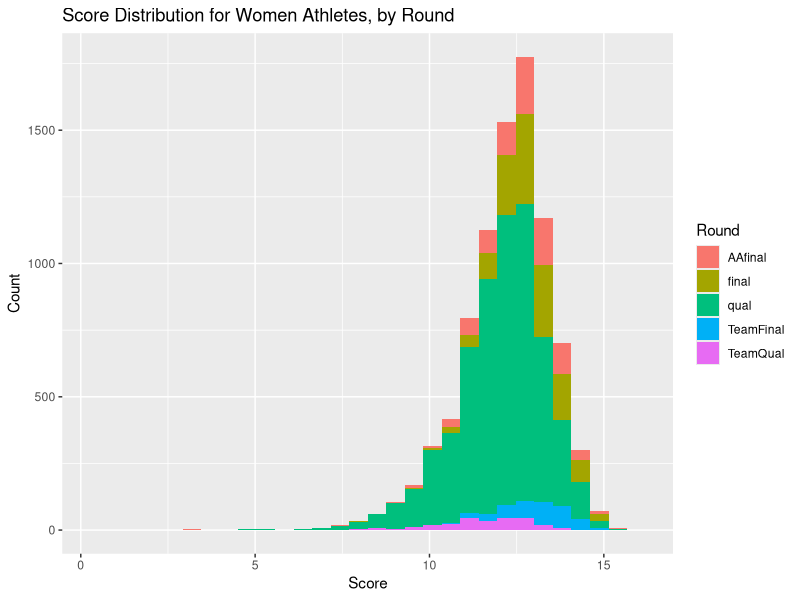
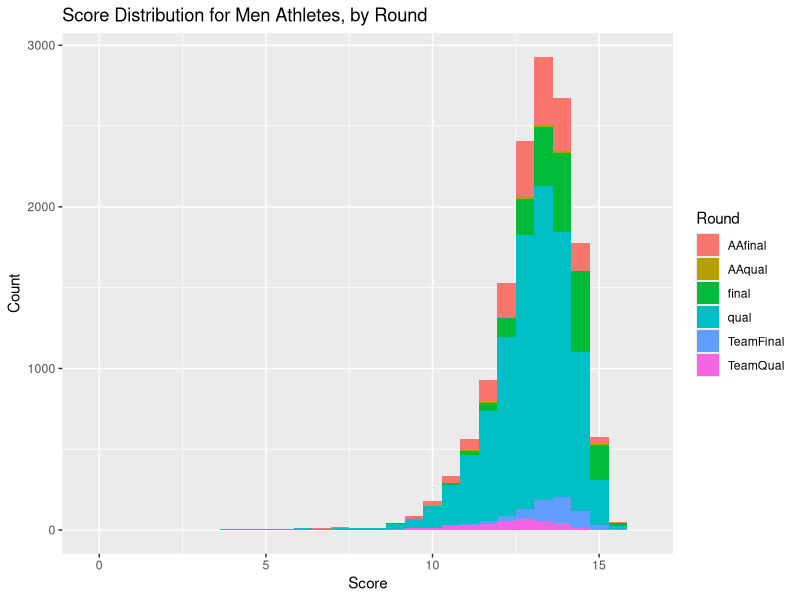
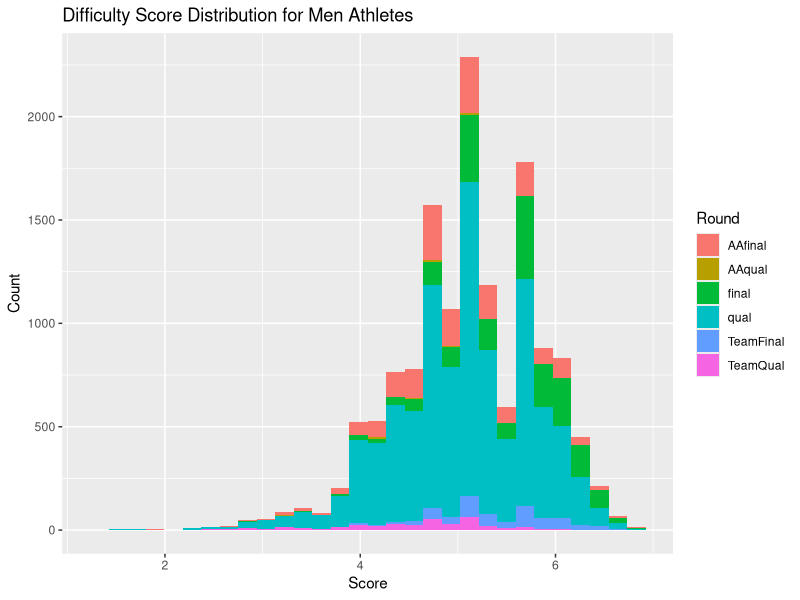
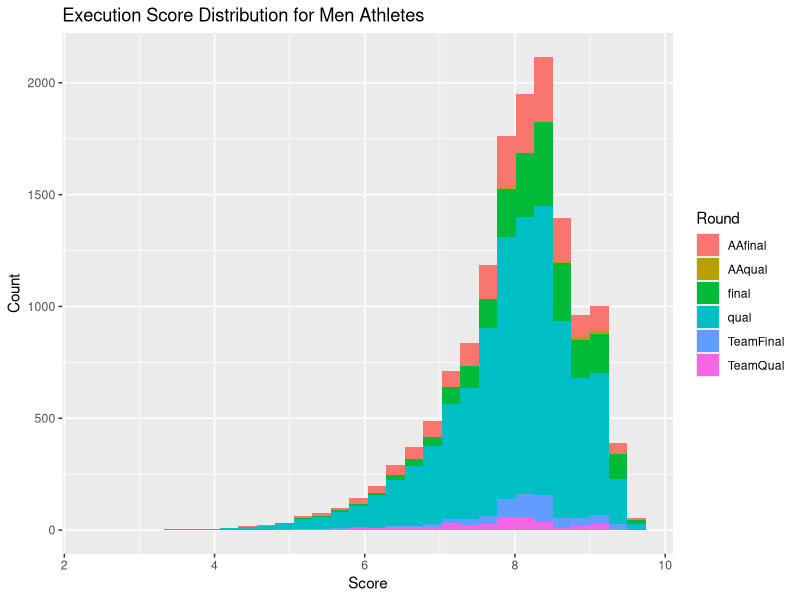
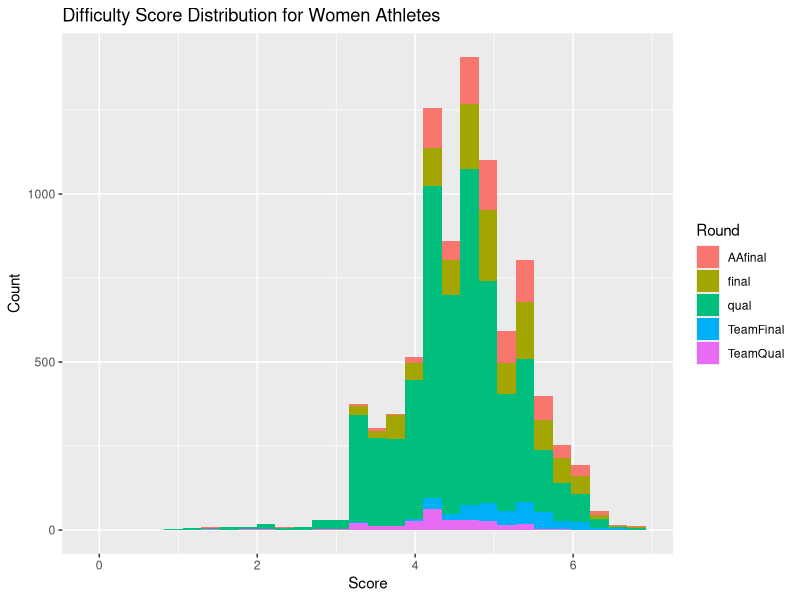
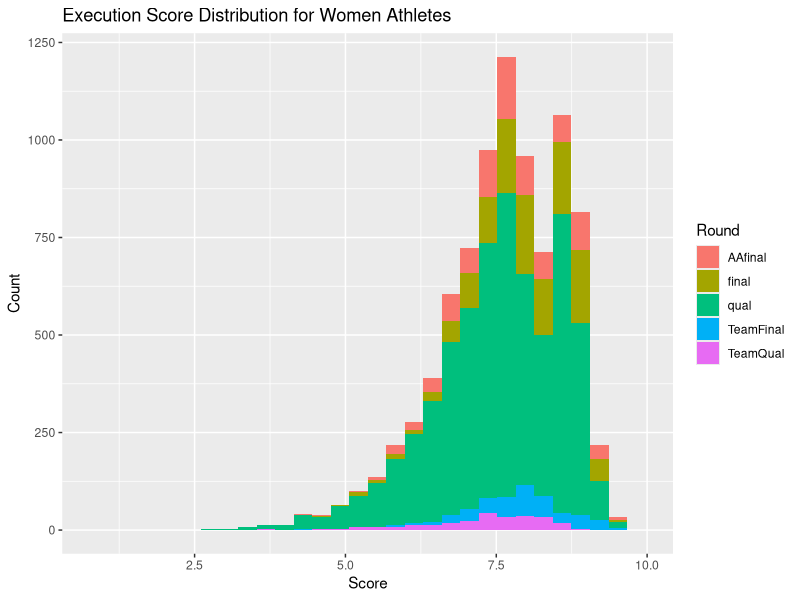

Here is the R script that generated these plots, in order:
## ---- chunk 1
knitr::opts_chunk$set(echo = FALSE)
## ---- chunk 2
# load in libraries
package_list <- c("tidyverse", "vroom", "stringr", "dplyr", "ggsci")

# load in packages
for (package_name in package_list) {
  if (!requireNamespace(package_name, quietly = TRUE)) {
    install.packages(package_name)
  }
  library(package_name, character.only = TRUE)
}

# load in data
df <- vroom("cleandata/data_2022_2023.csv")


## ---- chunk 3
# Clean up names to make sure there is unique name for each athlete.
# taking the first 'word' of the names to simplify
df <- df%>%
  mutate(first_name_only = word(FirstName, 1)) %>%
  mutate(last_name_only = word(LastName, 1))

# standardizing countries. Ex know Scotland and Wales all compete with England as Great Britain.
df_c <- df %>%
  mutate(
    clean_country = case_when(Country == "SCO" ~ "GBR", 
                              Country == "ENG" ~ "GBR", 
                              Country == "WAL" ~ "GBR",
                              Country == "SIN" ~ "SIG", 
                              Country == "GE1" ~ "GER", 
                              Country == "GE2" ~ "GER", 
                              Country == "NIR" ~ "GBR",
                              Country == "IOM" ~ "GBR", 
                              Country == "PUR" ~ "USA",
                              TRUE ~ Country
      
    )
  )

# Simplifying accents in names and dashes
replace_letters <- function(name){
  name <- gsub("Ö", "OE", name)
  name <- gsub("Ü", "U", name)
  name <- gsub("Ø", "O", name)
  name <- sub("-.*", "", name)
  name <- gsub("Ä", "AE", name)
  return(name)
}

standardize <- function(name){
  name <- iconv(name, "UTF-8", "ASCII//TRANSLIT")
  return (name)
}

# Applying accent cleaning function to dataframe's name columns.
df_c$first_name_only <- lapply(df_c$first_name_only, replace_letters)
df_c$last_name_only <- lapply(df_c$last_name_only, replace_letters)

df_c$first_name_only <- lapply(df_c$first_name_only, standardize)
df_c$last_name_only <- lapply(df_c$last_name_only, standardize) 


# mutate to create name variable comprising of both first and last name
df_c <- df_c %>%
  mutate(name = paste(first_name_only, last_name_only))

# Separating into two dataset of men and women's gymnastics
df_men_c <- df_c%>%
  filter(Gender == "m")

df_women_c <- df_c%>%
  filter(Gender == "w")

  
## ---- chunk 4
# Manual cleaning done on name for women's data
df_women_c <- df_women_c %>%
  mutate(
    clean_name = case_when(
      name == "Anna KONIG" ~ "Anna KOENIG",
      name == "Aberdeen O" ~ "Aberdeen O'DRISCOL", 
      name == "Christina KIOSO" ~ "Christina VASILOPOULOU",
      name == "Korkem YEROBSSYNKYZY" ~ "Korkem YERBOSSYNKYZY",
      name == "Larasati REGGANIS" ~ "Larasati RENGGANIS", 
      name == "Liu MAI" ~ "Mai LIU" ,
      name == "Melanie DE" ~ "Melanie DE JESUS", 
      name == "Melanie JESUS" ~ "Melanie DE JESUS", 
      name == "Milka ELPITIYA" ~ "Milka GEHANI", 
      name == "NA ELPITIYA" ~ "Milka GEHANI", 
      name == "Nika KUKULJAN" ~ "Nika FRLETA", 
      name == "Olivia MAFES" ~ "Olivia Kelly", 
      name == "Ruby EVAN" ~ "Ruby EVANS", 
      name == "Sasiwimion MUEANGPHUAN" ~ "Sasiwimon MUEANGPHUAN", 
      name == "Shade OORSCHOT" ~ "Shade VAN OORSCHOT",
      name == "Shade VAN" ~ "Shade VAN OORSCHOT", 
      name == "Vera VAN" ~ "Vera VAN POL", 
      name == "Vera POL"  ~ "Vera VAN POL", 
      name == "Wong VANESSA" ~ "Vanessa WONG", 
      name == "Zeina SHARAF" ~ "Zeina IBRAHIM", 
      name == "NA JESUS" ~ "Melanie DE JESUS",
      TRUE ~ name
    )
  )

# Manual cleaning done on country specifications for women's data
df_women_c <- df_women_c %>%
  mutate(
    clean_country = ifelse(clean_name == "Teja BELAK", "SLO", clean_country), 
    clean_country = ifelse(clean_name == "Naveen DARIES", "RSA", clean_country), 
    clean_country = ifelse(clean_name == "Madeleine MARSHALL", "NZL", clean_country)
  )

df_women_c <- df_women_c %>%
  filter(!is.na(first_name_only))

numeric_columns <- sapply(df_women_c, is.numeric)
df_women_c[numeric_columns][is.na(df_women_c[numeric_columns])] <- 0
## ---- chunk 5
# Manual cleaning done on name for men's data
df_men_c <- df_men_c %>%
  mutate(
    clean_name = case_when(
      name == "Mc ATEER" ~ "Ewan MCATEER",
      name == "Ewan MC" ~ "Ewan MCATEER", 
      name == "Mc CLENAGHAN" ~ "Rhys MCCLENAGHAN",
      name == "Rhys MC" ~ "Rhys MCCLENAGHAN",
      name == "Samual DICK" ~ "Samuel DICK",
      name == "William FU" ~ "William FUALLEN",
      name == "Jermain GRUNBERG" ~ "Jermain GRUENBERG", 
      name == "Rakah HARITHI" ~ "Rakan HARITHI",
      name == "Vinzenz HOCK" ~ "Vinzenz HOECK",
      name == "VInzenz HOECK" ~ "Vinzenz HOECK",
      name == "Mohamad KHALIL" ~ "Mohamed KHALIL",
      name == "Severin KRANZLMULLER" ~ "Severin KRANZLMUELLER",
      name == "NA KUMARASINGHEGE" ~ "Hansha KUMARASINGHEGE",
      name == "Manuel MARTINEZ" ~ "Jose MARTINEZ",
      name == "Felipe MARTINEZ" ~ "Andres MARTINEZ",
      name == "Clay MASON" ~ "Clay MASONSTEPHENS",
      name == "Dimitrijs MICKEVICS" ~ "Dmitrijs MICKEVICS",
      name == "Dmitry PATANIN" ~ "Dmitriy PATANIN",
      name == "NA SOUZA" ~ "Caio SOUZA",
      name == "Jann TIMBANG" ~ "Jan TIMBANG",
      name == "Kim VANSTROM" ~ "Kim VANSTROEM",
      name == "Sam ZAKUTNEY" ~ "Samuel ZAKUTNEY",
      TRUE ~ name
    )
  )

# Manual cleaning done on country specifications for men's data
df_men_c <- df_men_c %>%
  mutate(
    clean_country = ifelse(clean_name == "Ewan MCATEER", "IRL", clean_country), 
    clean_country = ifelse(clean_name == "Rhys MCCLENAGHAN", "IRL", clean_country), 
    clean_country = ifelse(clean_name == "Dominick CUNNINGHAM", "IRL", clean_country),
    clean_country = ifelse(clean_name == "Eamon MONTGOMERY", "IRL", clean_country),
    clean_country = ifelse(clean_name == "NIkita SIMONOV", "AZE", clean_country)
  )

df_men_c <- df_men_c %>%
  filter(!is.na(first_name_only))

numeric_columns <- sapply(df_men_c, is.numeric)
df_men_c[numeric_columns][is.na(df_men_c[numeric_columns])] <- 0

## ---- chunk 6
df_men_names <- df_men_c %>%
  distinct(last_name_only, first_name_only, clean_country, name)

## ---- chunk 7

unique(df_women_c$Competition)

df_women_c <- df_women_c %>%
  mutate(competition_number = case_when(
    Competition == "2022 Cottbus World Cup" ~ "1",
    Competition == "2022 Winter Cup" ~ "2",
    Competition == "2022 Doha World Cup" ~ "3",
    Competition == "2022 Cairo World Cup" ~ "4",
    Competition == "2022 British Gymnastics Championships" ~ "5",
    Competition == "2022 Varna World Challenge Cup" ~ "6",
    Competition == "2022 Baku World Cup" ~ "7",
    Competition == "2022 Osijek World Challenge Cup" ~ "8",
    Competition == "2022 9th Senior Artistic Gymnastics Asian Championships" ~ "9",
    Competition == "2022 Koper World Challenge Cup" ~ "10",
    Competition == "2022 U.S. Classic" ~ "11",
    Competition == "BIRMINGHAM 2022 Commonwealth Games" ~ "12",
    Competition == "2022 Senior European Championships" ~ "13",
    Competition == "2022 U.S. Championships" ~ "14",
    Competition == "2022 Paris World Challenge Cup" ~ "15",
    Competition == "2022 Szombathely World Challenge Cup" ~ "16",
    Competition == "2022 Mersin World Challenge Cup" ~ "17",
    Competition == "2022 51st FIG Artistic Gymnastics World Championships" ~ "18",
    Competition == "2023 Cottbus World Cup" ~ "19",
    Competition == "2023 Winter Cup" ~ "20",
    Competition == "2023 Doha World Cup" ~ "21",
    Competition == "2023 Baku World Cup" ~ "22",
    Competition == "EnBW DTB Pokal Team Challenge 2023" ~ "23",
    Competition == "2023 British Gymnastics Championships" ~ "24",
    Competition == "2023 Senior European Championships" ~ "25",
    Competition == "2023 Cairo World Cup" ~ "26",
    Competition == "2023 Varna World Challenge Cup" ~ "27",
    Competition == "2023 Artistic Gymnastics Senior Pan American Championships" ~ "28",
    Competition == "2023 Tel Aviv World Challenge Cup" ~ "29",
    Competition == "2023 Osijek World Challenge Cup" ~ "30",
    Competition == "2023 10th Senior Artistic Gymnastics Asian Championships" ~ "31",
    Competition == "2023 Central American and Caribbean Games" ~ "32",
    Competition == "2023 FISU World University Games" ~ "33",
    Competition == "2023 Core Hydration Classic" ~ "34",
    Competition == "2023 U.S. Championships" ~ "35",
    Competition == "2023 52nd FIG Artistic Gymnastics World Championships" ~ "36",
    TRUE ~ "Other"
  ))

df_women_c = df_women_c %>%
  mutate(competition_number = as.numeric(competition_number))

## ---- chunk 8

df_women_c <- df_women_c %>%
  mutate(competition_scope = case_when(
    Competition == "2022 Cottbus World Cup" ~ "World",
    Competition == "2022 Winter Cup" ~ "USA",
    Competition == "2022 Doha World Cup" ~ "World",
    Competition == "2022 Cairo World Cup" ~ "World",
    Competition == "2022 British Gymnastics Championships" ~ "non-USA",
    Competition == "2022 Varna World Challenge Cup" ~ "World",
    Competition == "2022 Baku World Cup" ~ "World",
    Competition == "2022 Osijek World Challenge Cup" ~ "World",
    Competition == "2022 9th Senior Artistic Gymnastics Asian Championships" ~ "non-USA",
    Competition == "2022 Koper World Challenge Cup" ~ "World",
    Competition == "2022 U.S. Classic" ~ "USA",
    Competition == "BIRMINGHAM 2022 Commonwealth Games" ~ "non-USA",
    Competition == "2022 Senior European Championships" ~ "non-USA",
    Competition == "2022 U.S. Championships" ~ "USA",
    Competition == "2022 Paris World Challenge Cup" ~ "World",
    Competition == "2022 Szombathely World Challenge Cup" ~ "World",
    Competition == "2022 Mersin World Challenge Cup" ~ "World",
    Competition == "2022 51st FIG Artistic Gymnastics World Championships" ~ "World",
    Competition == "2023 Cottbus World Cup" ~ "World",
    Competition == "2023 Winter Cup" ~ "USA",
    Competition == "2023 Doha World Cup" ~ "World",
    Competition == "2023 Baku World Cup" ~ "World",
    Competition == "EnBW DTB Pokal Team Challenge 2023" ~ "World",
    Competition == "2023 British Gymnastics Championships" ~ "non-USA",
    Competition == "2023 Senior European Championships" ~ "non-USA",
    Competition == "2023 Cairo World Cup" ~ "World",
    Competition == "2023 Varna World Challenge Cup" ~ "World",
    Competition == "2023 Artistic Gymnastics Senior Pan American Championships" ~ "USA",
    Competition == "2023 Tel Aviv World Challenge Cup" ~ "World",
    Competition == "2023 Osijek World Challenge Cup" ~ "World",
    Competition == "2023 10th Senior Artistic Gymnastics Asian Championships" ~ "non-USA",
    Competition == "2023 Central American and Caribbean Games" ~ "non-USA",
    Competition == "2023 FISU World University Games" ~ "USA",
    Competition == "2023 Core Hydration Classic" ~ "USA",
    Competition == "2023 U.S. Championships" ~ "USA",
    Competition == "2023 52nd FIG Artistic Gymnastics World Championships" ~ "World",
    TRUE ~ "Other"
  ))

## ---- chunk 9

df_men_c <- df_men_c %>%
  mutate(competition_number = case_when(
    Competition == "2022 Cottbus World Cup" ~ "1",
    Competition == "2022 Winter Cup" ~ "2",
    Competition == "2022 Doha World Cup" ~ "3",
    Competition == "2022 Cairo World Cup" ~ "4",
    Competition == "2022 British Gymnastics Championships" ~ "5",
    Competition == "2022 Varna World Challenge Cup" ~ "6",
    Competition == "2022 Baku World Cup" ~ "7",
    Competition == "2022 Osijek World Challenge Cup" ~ "8",
    Competition == "2022 9th Senior Artistic Gymnastics Asian Championships" ~ "9",
    Competition == "2022 Koper World Challenge Cup" ~ "10",
    Competition == "2022 U.S. Classic" ~ "11",
    Competition == "BIRMINGHAM 2022 Commonwealth Games" ~ "12",
    Competition == "2022 Senior European Championships" ~ "13",
    Competition == "2022 U.S. Championships" ~ "14",
    Competition == "2022 Paris World Challenge Cup" ~ "15",
    Competition == "2022 Szombathely World Challenge Cup" ~ "16",
    Competition == "2022 Mersin World Challenge Cup" ~ "17",
    Competition == "2022 51st FIG Artistic Gymnastics World Championships" ~ "18",
    Competition == "2023 Cottbus World Cup" ~ "19",
    Competition == "2023 Winter Cup" ~ "20",
    Competition == "2023 Doha World Cup" ~ "21",
    Competition == "2023 Baku World Cup" ~ "22",
    Competition == "EnBW DTB Pokal Team Challenge 2023" ~ "23",
    Competition == "2023 British Gymnastics Championships" ~ "24",
    Competition == "2023 Senior European Championships" ~ "25",
    Competition == "2023 Cairo World Cup" ~ "26",
    Competition == "Oceania Continental Championships 2023" ~ "27",
    Competition == "2023 Varna World Challenge Cup" ~ "28",
    Competition == "2023 Artistic Gymnastics Senior Pan American Championships" ~ "29",
    Competition == "2023 Tel Aviv World Challenge Cup" ~ "30",
    Competition == "2023 Osijek World Challenge Cup" ~ "31",
    Competition == "2023 10th Senior Artistic Gymnastics Asian Championships" ~ "32",
    Competition == "2023 Central American and Caribbean Games" ~ "33",
    Competition == "2023 FISU World University Games" ~ "34",
    Competition == "2023 Core Hydration Classic" ~ "35",
    Competition == "2023 U.S. Championships" ~ "36",
    Competition == "2023 52nd FIG Artistic Gymnastics World Championships" ~ "37",
    TRUE ~ "Other"
  ))

df_men_c = df_men_c %>%
  mutate(competition_number = as.numeric(competition_number))

## ---- chunk 10

df_men_c <- df_men_c %>%
  mutate(competition_scope = case_when(
    Competition == "2022 Cottbus World Cup" ~ "World",
    Competition == "2022 Winter Cup" ~ "USA",
    Competition == "2022 Doha World Cup" ~ "World",
    Competition == "2022 Cairo World Cup" ~ "World",
    Competition == "2022 British Gymnastics Championships" ~ "non-USA",
    Competition == "2022 Varna World Challenge Cup" ~ "World",
    Competition == "2022 Baku World Cup" ~ "World",
    Competition == "2022 Osijek World Challenge Cup" ~ "World",
    Competition == "2022 9th Senior Artistic Gymnastics Asian Championships" ~ "non-USA",
    Competition == "2022 Koper World Challenge Cup" ~ "World",
    Competition == "2022 U.S. Classic" ~ "USA",
    Competition == "BIRMINGHAM 2022 Commonwealth Games" ~ "non-USA",
    Competition == "2022 Senior European Championships" ~ "non-USA",
    Competition == "2022 U.S. Championships" ~ "USA",
    Competition == "2022 Paris World Challenge Cup" ~ "World",
    Competition == "2022 Szombathely World Challenge Cup" ~ "World",
    Competition == "2022 Mersin World Challenge Cup" ~ "World",
    Competition == "2022 51st FIG Artistic Gymnastics World Championships" ~ "World",
    Competition == "2023 Cottbus World Cup" ~ "World",
    Competition == "2023 Winter Cup" ~ "USA",
    Competition == "2023 Doha World Cup" ~ "World",
    Competition == "2023 Baku World Cup" ~ "World",
    Competition == "EnBW DTB Pokal Team Challenge 2023" ~ "World",
    Competition == "2023 British Gymnastics Championships" ~ "non-USA",
    Competition == "2023 Senior European Championships" ~ "non-USA",
    Competition == "2023 Cairo World Cup" ~ "World",
    Competition == "Oceania Continental Championships 2023" ~ "non-USA",
    Competition == "2023 Varna World Challenge Cup" ~ "World",
    Competition == "2023 Artistic Gymnastics Senior Pan American Championships" ~ "USA",
    Competition == "2023 Tel Aviv World Challenge Cup" ~ "World",
    Competition == "2023 Osijek World Challenge Cup" ~ "World",
    Competition == "2023 10th Senior Artistic Gymnastics Asian Championships" ~ "non-USA",
    Competition == "2023 Central American and Caribbean Games" ~ "non-USA",
    Competition == "2023 FISU World University Games" ~ "USA",
    Competition == "2023 Core Hydration Classic" ~ "USA",
    Competition == "2023 U.S. Championships" ~ "USA",
    Competition == "2023 52nd FIG Artistic Gymnastics World Championships" ~ "World",
    TRUE ~ "Other"
  ))

## ---- chunk 11
ggplot(data = df_women_c, aes(x = Score)) +
  geom_histogram(aes(fill = Round)) +
  labs(title = "Score Distribution for Women Athletes, by Round",
       x = "Score",
       y = "Count")

ggplot(data = df_men_c, aes(x = Score)) +
  geom_histogram(aes(fill = Round)) +
  labs(title = "Score Distribution for Men Athletes, by Round",
       x = "Score",
       y = "Count")

mean(df_women_c$Score)
median(df_women_c$Score)

mean(df_men_c$Score)
median(df_men_c$Score)
## ---- chunk 12

ggplot(data = df_men_c, aes(x = D_Score)) +
  geom_histogram(aes(fill = Round)) +
  labs(title = "Difficulty Score Distribution for Men Athletes",
       x = "Score",
       y = "Count")

ggplot(data = df_men_c, aes(x = E_Score)) +
  geom_histogram(aes(fill = Round)) +
  labs(title = "Execution Score Distribution for Men Athletes",
       x = "Score",
       y = "Count")


## ---- chunk 13
ggplot(data = df_women_c, aes(x = D_Score)) +
  geom_histogram(aes(fill = Round)) +
  labs(title = "Difficulty Score Distribution for Women Athletes",
       x = "Score",
       y = "Count")

ggplot(data = df_women_c, aes(x = E_Score)) +
  geom_histogram(aes(fill = Round)) +
  labs(title = "Execution Score Distribution for Women Athletes",
       x = "Score",
       y = "Count")
